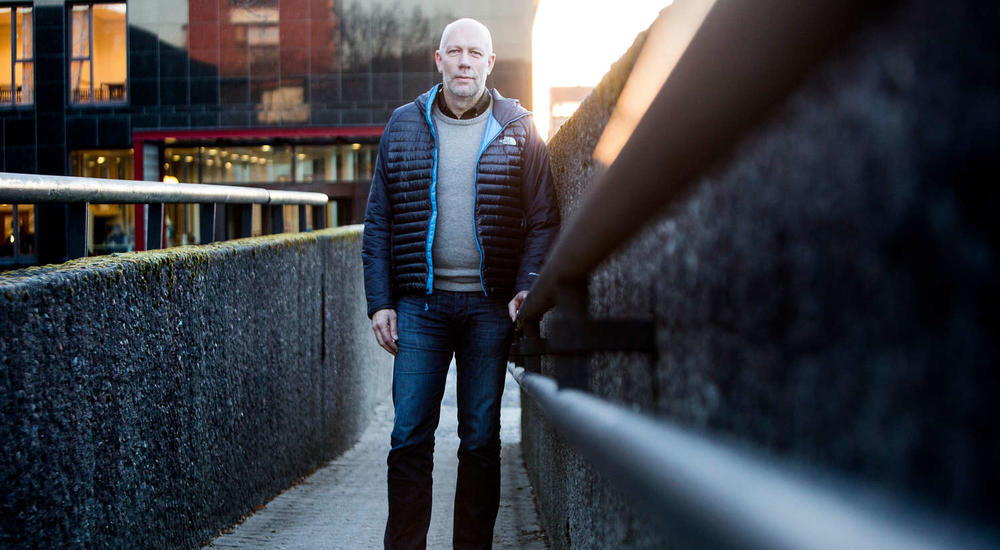
#> input picture notebooks/02-NYH-underviser-AN-1.jpg, 1000 x 550 px
$ jupyter execute autocrop.ipynb   (shell and % lines are left out)
#> lines starting #> are read from the running program, lines starting #| are printed output that depends on the picture
[cell 1]
""" Face and feature detection with opencv. """

import os
from collections import namedtuple

import cv2
import numpy

Cropping = namedtuple('Cropping', ['top', 'left', 'diameter'])

CASCADE_FILE = os.path.join(
    '/usr/local/share/OpenCV/haarcascades/',
    'haarcascade_frontalface_default.xml'
)

[cell 2]
def autocrop(instance):
    """ Try different algorithms, change crop and save model. """
    try:
        grayscale_image = cv2.cvtColor(
            opencv_image(instance), cv2.COLOR_RGB2GRAY)
    except AttributeError as err:  # No file access?
        logger.exception('Autocrop failed')
        return
    cropping, faces = detect_faces(grayscale_image)
    if faces == 1:
        cropping_method = instance.CROP_PORTRAIT
    elif faces > 1:
        cropping_method = instance.CROP_FACES
    else:
        cropping = detect_features(grayscale_image)
        cropping_method = instance.CROP_FEATURES

    left = int(round(100 * cropping.left /
                     grayscale_image.shape[1]))
    top = int(round(100 * cropping.top /
                    grayscale_image.shape[0]))
    diameter = int(round(100 * cropping.diameter /
                         min(grayscale_image.shape)))

    del(grayscale_image)  # Might save some memory?

    diameter = min(100, diameter)

    return left, top, diameter, cropping_method


def detect_faces(cv2img,):
    """ Detects faces in image and adjust cropping. """
    # http://docs.opencv.org/trunk/modules/objdetect/doc/cascade_classification.html
    # cv2.CascadeClassifier.detectMultiScale(image[, scaleFactor[,
    # minNeighbors[, flags[, minSize[, maxSize]]]]])
    # cascade – Haar classifier cascade (OpenCV 1.x API only). It can
    # be loaded from XML or YAML file using Load(). When the cascade is
    # not needed anymore, release it using
    # cvReleaseHaarClassifierCascade(&cascade).
    # image – Matrix of the type CV_8U containing an image where
    # objects are detected.
    # objects – Vector of rectangles where each rectangle contains the
    # detected object, the rectangles may be partially outside the
    # original image.
    # numDetections – Vector of detection numbers for the corresponding
    # objects. An object’s number of detections is the number of
    # neighboring positively classified rectangles that were joined
    # together to form the object.
    # scaleFactor – Parameter specifying how much the image size is
    # reduced at each image scale.
    # minNeighbors – Parameter specifying how many neighbors each
    # candidate rectangle should have to retain it.
    # flags – Parameter with the same meaning for an old cascade as in
    # the function cvHaarDetectObjects. It is not used for a new
    # cascade.
    # minSize – Minimum possible object size. Objects smaller than that
    # are ignored.
    # maxSize – Maximum possible object size. Objects larger than that
    # are ignored.
    # outputRejectLevels – Boolean. If True, it returns the
    # rejectLevels and levelWeights. Default value is False.

    face_cascade = cv2.CascadeClassifier(CASCADE_FILE)
    # faces = face_cascade.detectMultiScale(cv2img,)
    faces = face_cascade.detectMultiScale(
        cv2img, minSize=(50, 50), minNeighbors=10)

    # faces = sorted(faces, reverse=True, key=lambda l, t, w, h:
    # w*h)[:max_matches]
    horizontal_faces, vertical_faces = [], []
    box = {}
    for (face_left, face_top, face_width, face_height) in faces:
        # Create weighted average of faces. Bigger is heavier.
        horizontal_faces.extend(
            [face_left + face_width / 2] * face_width)
        vertical_faces.extend(
            [face_top + face_height / 2] * face_height)

        face_right = face_left + face_width
        face_bottom = face_top + face_height
        box['left'] = min(
            face_left, box.get('left', face_left))
        box['top'] = min(
            face_top, box.get('top', face_top))
        box['right'] = max(
            face_right, box.get('right', face_right))
        box['bottom'] = max(
            face_bottom, box.get('bottom', face_bottom))

    if horizontal_faces:
        left = sum(horizontal_faces) / len(horizontal_faces)
        top = sum(vertical_faces) / len(vertical_faces)
        diameter = max(
            box['right'] - box['left'],
            box['bottom'] - box['top']
        )
        return Cropping(
            left=left, top=top, diameter=diameter), len(faces)
    else:
        # No faces found
        return None, len(faces)


def detect_features(cv2img):
    """ Detect features in the image to determine cropping """
    # http://docs.opencv.org/trunk/modules/imgproc/doc/feature_detection.html
    # cv2.goodFeaturesToTrack(image, maxCorners, qualityLevel,
    # minDistance[, corners[, mask[, blockSize[, useHarrisDetector[,
    # k]]]]]) → corners
    # image – Input 8-bit or floating-point 32-bit, single-channel
    # image.
    # corners – Output vector of detected corners.
    # maxCorners – Maximum number of corners to return. If there are
    # more corners than are found, the strongest of them is returned.
    # qualityLevel – Parameter characterizing the minimal accepted
    # quality of image corners. The parameter value is multiplied by
    # the best corner quality measure, which is the minimal eigenvalue
    # (see cornerMinEigenVal() ) or the Harris function response (see
    # cornerHarris() ). The corners with the quality measure less than
    # the product are rejected. For example, if the best corner has the
    # quality measure = 1500, and the qualityLevel=0.01 , then all the
    # corners with the quality measure less than 15 are rejected.
    # minDistance – Minimum possible Euclidean distance between the
    # returned corners.
    # mask – Optional region of interest. If the image is not empty (it
    # needs to have the type CV_8UC1 and the same size as image ), it
    # specifies the region in which the corners are detected.
    # blockSize – Size of an average block for computing a derivative
    # covariation matrix over each pixel neighborhood. See
    # cornerEigenValsAndVecs() .
    # useHarrisDetector – Parameter indicating whether to use a Harris
    # detector (see cornerHarris()) or cornerMinEigenVal().
    # k – Free parameter of the Harris detector.

    corners = cv2.goodFeaturesToTrack(cv2img, 25, 0.01, 10)
    corners = numpy.int0(corners)
    xx = corners.ravel()[0::2]
    yy = corners.ravel()[1::2]
    w = max(xx) - min(xx)
    h = max(yy) - min(yy)
    d = max(w, h)
    x = xx.mean()
    y = yy.mean()
    return Cropping(left=x, top=y, diameter=d)

[cell 3]
def opencv_image(image_file, size=400):
    """ Convert ImageFile into a cv2 image for image processing. """
#> called with image_file = './02-NYH-underviser-AN-1.jpg', size = 1000

    with open(image_file, 'rb') as img:
        nparr = numpy.fromstring(img.read(), numpy.uint8)

    cv2img = cv2.imdecode(nparr, cv2.IMREAD_COLOR)
#> cv2img is the input picture: shape (550, 1000, 3); mean B, G, R 67.4, 60.4, 57.9
    cv2img = cv2.cvtColor(cv2img, cv2.COLOR_BGR2RGB)
    width, height = cv2img.shape[0], cv2img.shape[1]
#> width = 550; height = 1000
    if width > height:
        height, width = size * height // width, size
    else:
        height, width = size, size * width // height

    cv2img = cv2.resize(cv2img, (height, width))
    cv2img = cv2.cvtColor(cv2img, cv2.COLOR_RGB2GRAY)
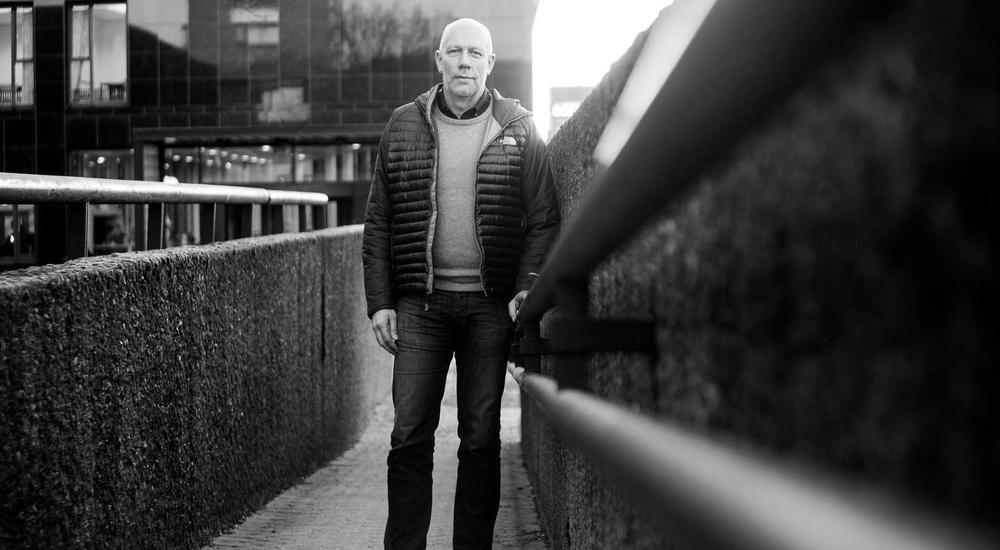
#> cv2img: shape (550, 1000); min 0, max 255, mean 60.5
    return cv2img

[cell 4]
cvimg = opencv_image('./02-NYH-underviser-AN-1.jpg', 1000)
detect_faces(cvimg)
#> in detect_faces, `faces = face_cascade.detectMultiScale( cv2img, minSize=(50, 50), minNe..`: faces = [[432, 26, 66, 66]]
#> the loop in detect_faces, `for (face_left, face_top, face_width, face_height) in faces:` made 1 pass
#> (face_left, face_top, face_width, face_height, face_right, face_bottom) on pass 1: (432, 26, 66, 66, 498, 92)
#> after the loop in detect_faces, `for (face_left, face_top, face_width, face_height) in faces:`: box = {'left': 432, 'top': 26, 'right': 498, 'bottom': 92}; horizontal_faces = 66 values from 465 to 465; vertical_faces = 66 values from 59 to 59
#> in detect_faces, `left = sum(horizontal_faces) / len(horizontal_faces)`: left = 465
#> in detect_faces, `top = sum(vertical_faces) / len(vertical_faces)`: top = 59
#> in detect_faces, `diameter = max( box['right'] - box['left'], box['bottom'] - box['top'] )`: diameter = 66
#> Out = ((59, 465, 66), 1)

[cell 5]
detect_features(cvimg)
#> in detect_features, `corners = cv2.goodFeaturesToTrack(cv2img, 25, 0.01, 10)`: corners = 25 rows, first 8: [12, 241], [162, 181], [31, 8], [142, 277], [10, 8], [363, 225], [508, 361], [215, 344]
#> in detect_features, `xx = corners.ravel()[0::2]`: xx = 25 values, max 517 at index 14, min 10 at index 4, mean 235
#> in detect_features, `yy = corners.ravel()[1::2]`: yy = 25 values, max 446 at index 23, min 6 at index 12, mean 224.8
#> in detect_features, `w = max(xx) - min(xx)`: w = 507
#> in detect_features, `h = max(yy) - min(yy)`: h = 440
#> in detect_features, `d = max(w, h)`: d = 507
#> in detect_features, `x = xx.mean()`: x = 235
#> in detect_features, `y = yy.mean()`: y = 224.8
#> Out = (224.8, 235, 507)


$ run again, with notebooks/10-KUL-kulkantinesa-01-SGS.jpg copied over notebooks/02-NYH-underviser-AN-1.jpg
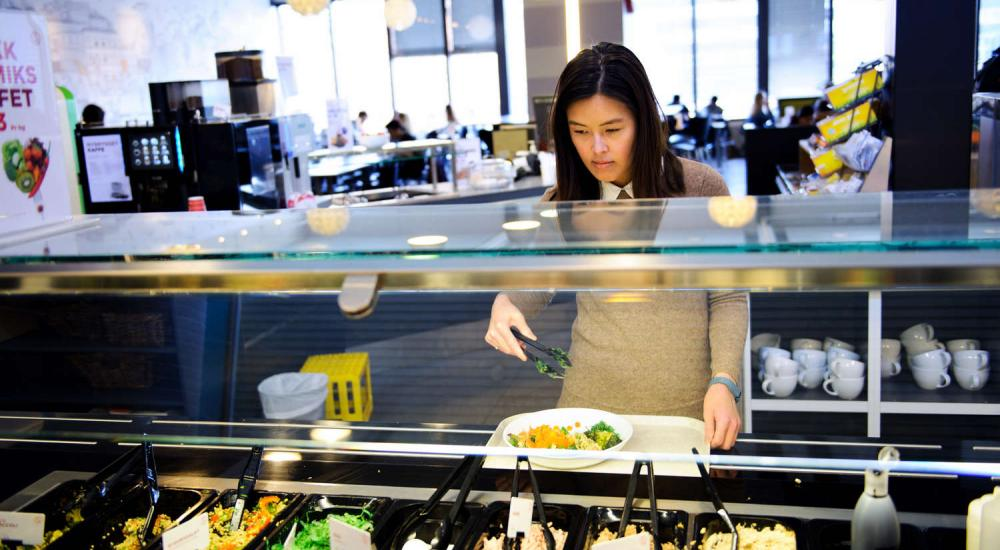
#> input picture notebooks/10-KUL-kulkantinesa-01-SGS.jpg, 1000 x 550 px
#> in opencv_image, cv2img is the input picture: shape (550, 1000, 3); mean B, G, R 119, 119.3, 118.8
#> in opencv_image, `cv2img = cv2.cvtColor(cv2img, cv2.COLOR_RGB2GRAY)`:
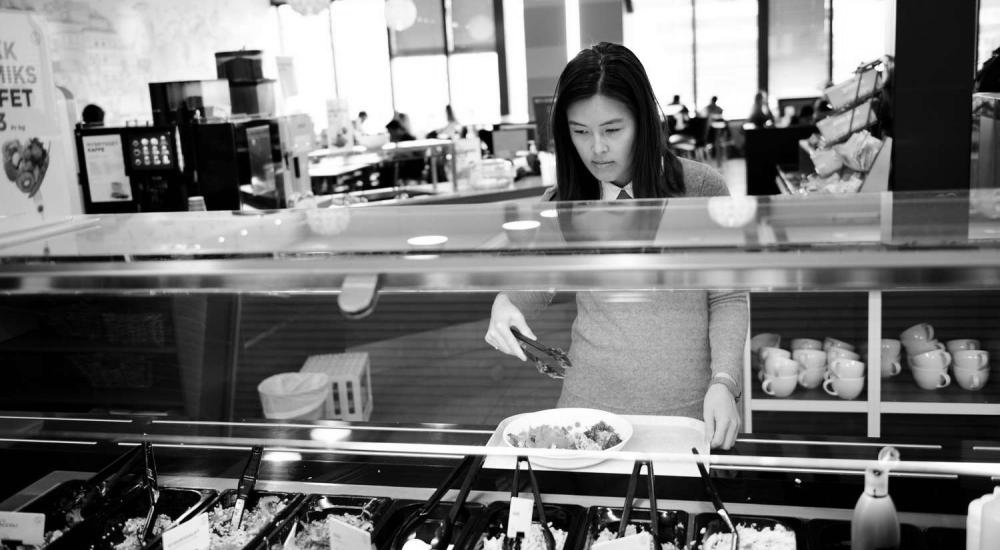
#> cv2img: shape (550, 1000); min 0, max 255, mean 119.1
#> faces = [[561, 102, 76, 76], [555, 65, 90, 90]]
#> the loop in detect_faces, `for (face_left, face_top, face_width, face_height) in faces:` made 2 passes
#> (face_left, face_top, face_width, face_height, face_right, face_bottom) on passes 1 to 2: (561, 102, 76, 76, 637, 178), (555, 65, 90, 90, 645, 155)
#> after the loop in detect_faces, `for (face_left, face_top, face_width, face_height) in faces:`: box = {'left': 555, 'top': 65, 'right': 645, 'bottom': 178}; horizontal_faces = 166 values from 599 to 600; vertical_faces = 166 values, max 140 at index 0, min 110 at index 76, mean 123.7
#> left = 599.5
#> top = 123.7
#> diameter = 113
#> `detect_faces(cvimg)`: Out = ((123.7, 599.5, 113), 2)
#> corners = 25 rows, first 8: [453, 545], [483, 466], [640, 473], [796, 479], [700, 476], [551, 523], [739, 523], [415, 537]
#> xx = 25 values, max 828 at index 14, min 92 at index 18, mean 506.6
#> yy = 25 values, max 546 at index 18, min 105 at index 14, mean 496.2
#> w = 736
#> h = 441
#> d = 736
#> x = 506.6
#> y = 496.2
#> `detect_features(cvimg)`: Out = (496.2, 506.6, 736)

$ run again, with notebooks/11-NYH-nyhklarefors-01-SGS.jpg copied over notebooks/02-NYH-underviser-AN-1.jpg
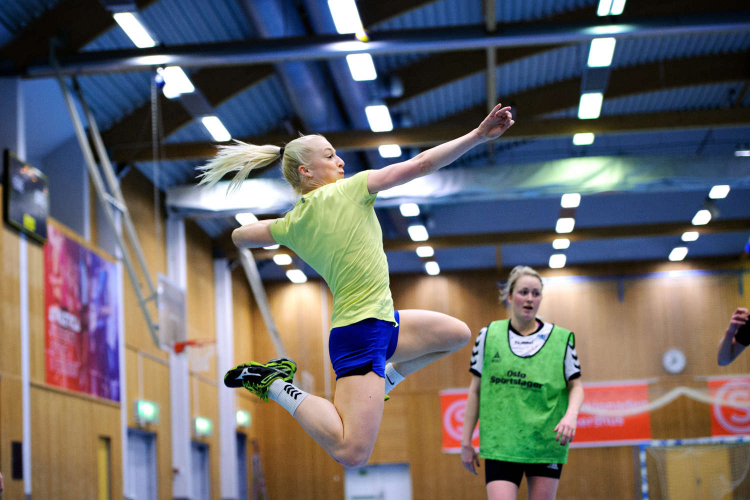
#> input picture notebooks/11-NYH-nyhklarefors-01-SGS.jpg, 1500 x 1000 px (shown at 1/2 size)
#> in opencv_image, cv2img is the input picture: shape (1000, 1500, 3); mean B, G, R 105.6, 105, 107.1
#> in opencv_image, `cv2img = cv2.resize(cv2img, (height, width))`:
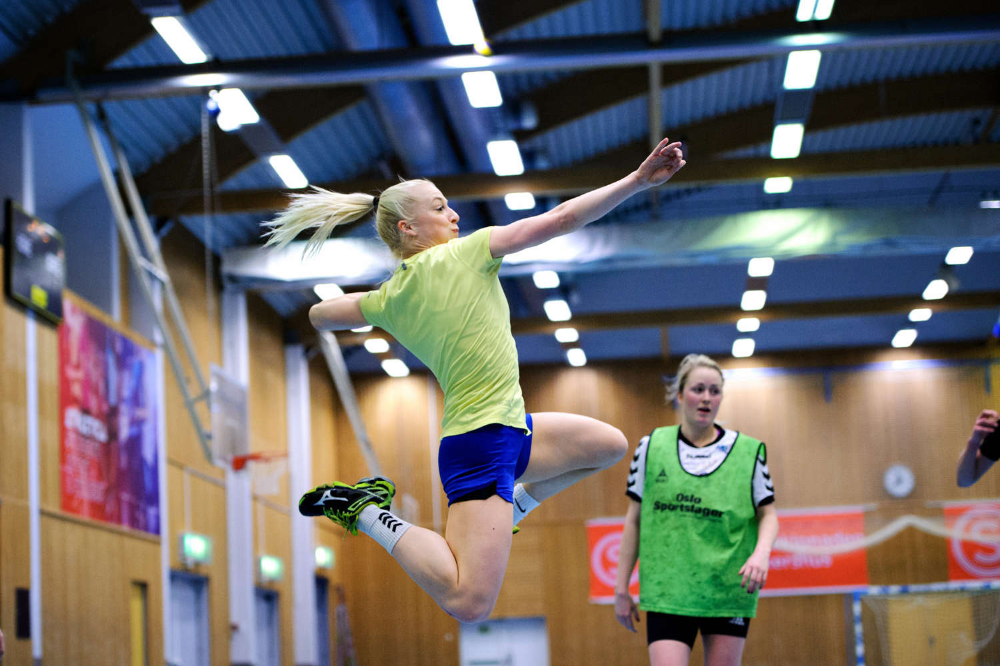
#> cv2img: shape (666, 1000, 3); mean R, G, B 107, 104.9, 105.5
#> in opencv_image, `cv2img = cv2.cvtColor(cv2img, cv2.COLOR_RGB2GRAY)`:
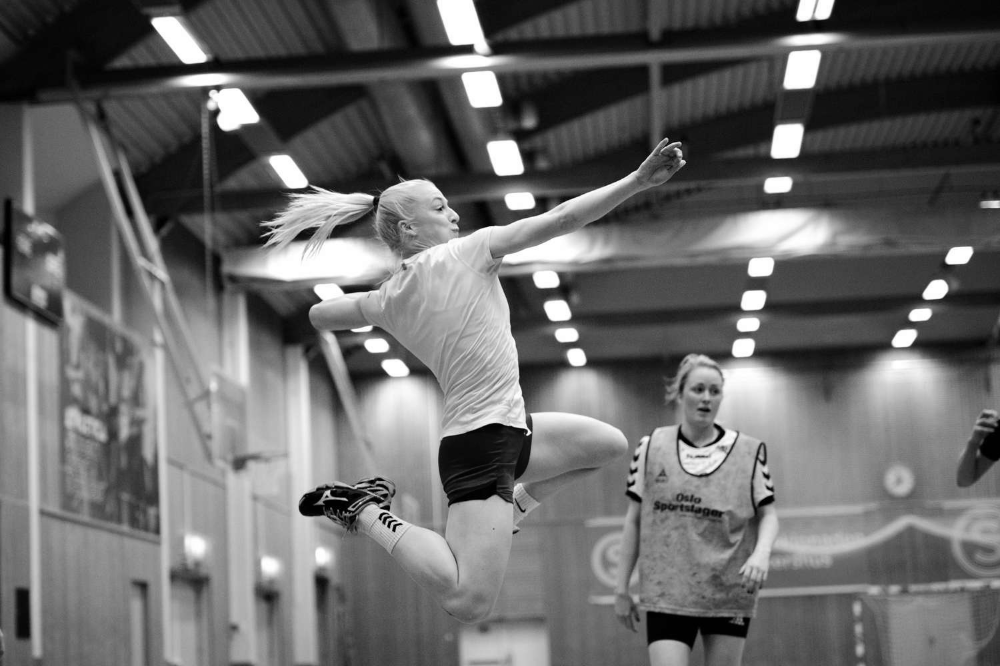
#> cv2img: shape (666, 1000); min 0, max 255, mean 105.6
#> faces = [[679, 368, 56, 56]]
#> the loop in detect_faces, `for (face_left, face_top, face_width, face_height) in faces:` made 1 pass
#> (face_left, face_top, face_width, face_height, face_right, face_bottom) on pass 1: (679, 368, 56, 56, 735, 424)
#> after the loop in detect_faces, `for (face_left, face_top, face_width, face_height) in faces:`: box = {'left': 679, 'top': 368, 'right': 735, 'bottom': 424}; horizontal_faces = 56 values from 707 to 707; vertical_faces = 56 values from 396 to 396
#> left = 707
#> top = 396
#> diameter = 56
#> `detect_faces(cvimg)`: Out = ((396, 707, 56), 1)
#> corners = 25 rows, first 8: [321, 300], [394, 531], [526, 434], [329, 490], [372, 197], [388, 509], [384, 524], [402, 524]
#> xx = 25 values, max 768 at index 22, min 218 at index 11, mean 468.9
#> yy = 25 values, max 533 at index 16, min 45 at index 9, mean 360
#> w = 550
#> h = 488
#> d = 550
#> x = 468.9
#> y = 360
#> `detect_features(cvimg)`: Out = (360, 468.9, 550)

$ run again, with notebooks/11-NYH-nyhklarefors-06-SGS.jpg copied over notebooks/02-NYH-underviser-AN-1.jpg
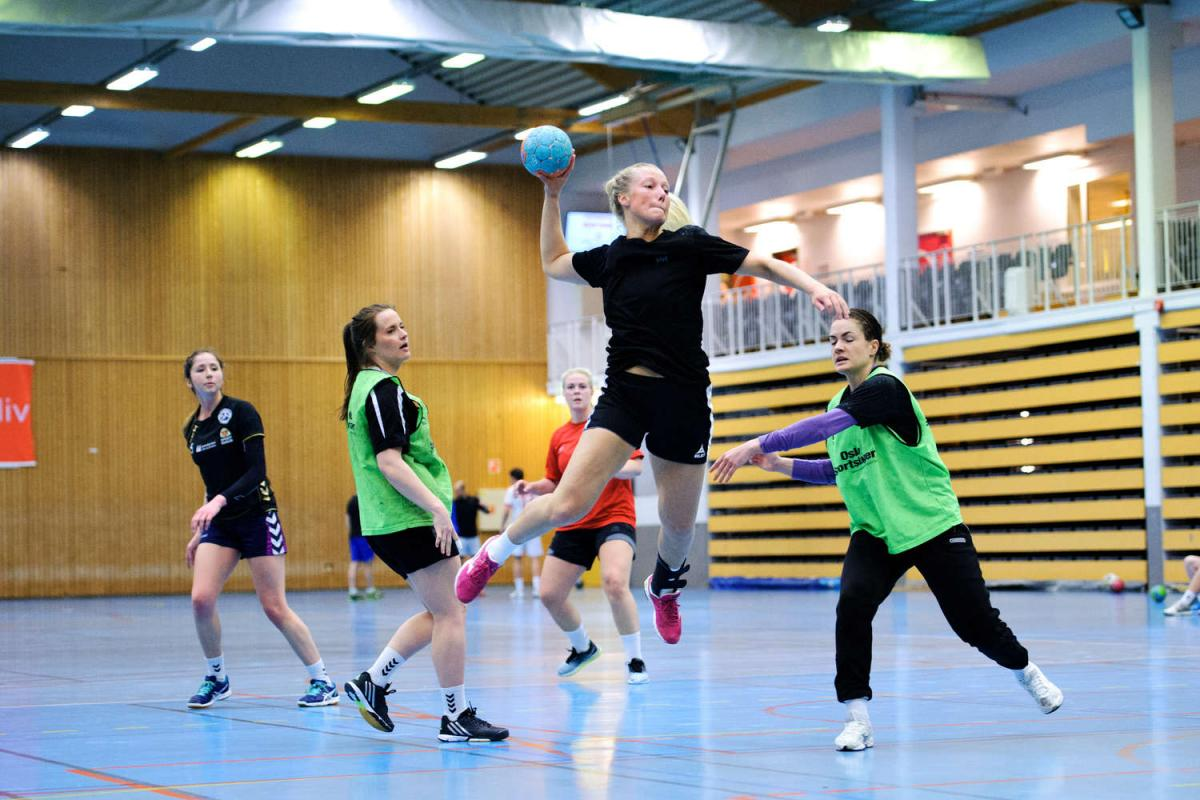
#> input picture notebooks/11-NYH-nyhklarefors-06-SGS.jpg, 1200 x 800 px
#> in opencv_image, cv2img is the input picture: shape (800, 1200, 3); mean B, G, R 133.3, 139.9, 138.4
#> in opencv_image, `cv2img = cv2.cvtColor(cv2img, cv2.COLOR_RGB2GRAY)`:
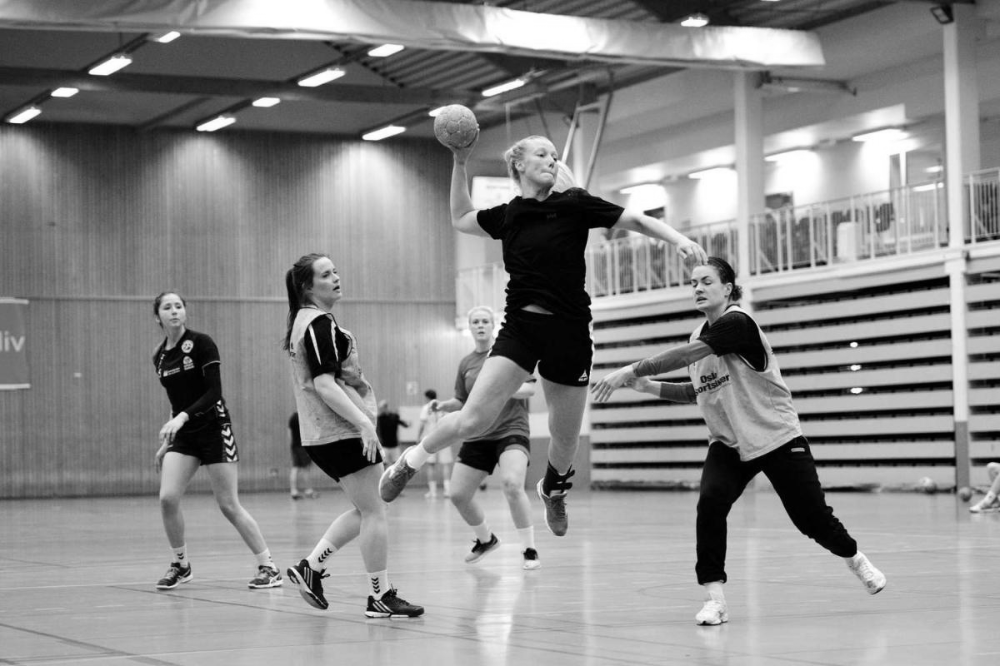
#> cv2img: shape (666, 1000); min 0, max 255, mean 138.6
#> faces = ()
#> after the loop in detect_faces, `for (face_left, face_top, face_width, face_height) in faces:`: box = 0 items; horizontal_faces = []
#> corners = 25 rows, first 8: [589, 306], [502, 323], [219, 403], [505, 313], [224, 415], [164, 375], [229, 439], [506, 290]
#> xx = 25 values, max 851 at index 19, min 52 at index 10, mean 382
#> yy = 25 values, max 610 at index 16, min 72 at index 11, mean 375.7
#> w = 799
#> h = 538
#> d = 799
#> x = 382
#> y = 375.7
#> Out = (375.7, 382, 799)
